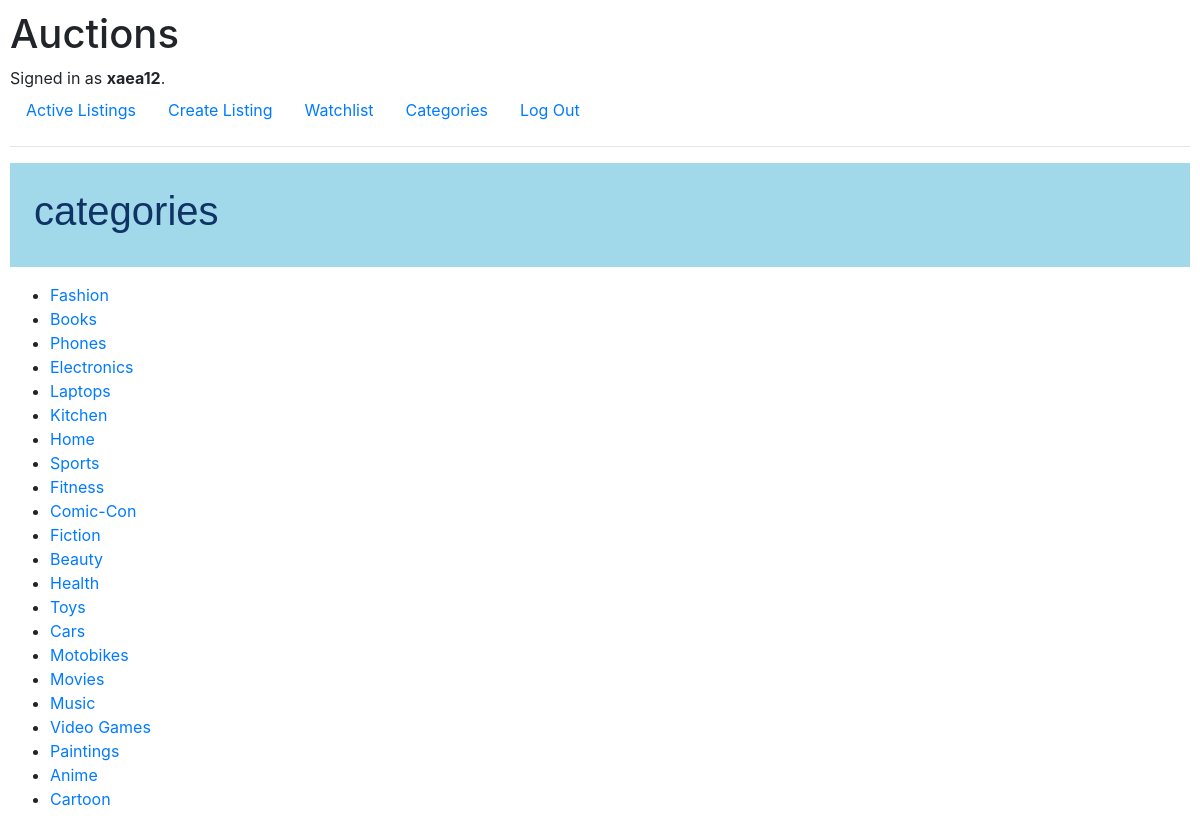
/auctions/categories (signed in), run on the app's committed database.
### auctions/models.py (models this page shows, shortened)
class User(AbstractUser):
    firstName = models.CharField(max_length=64, default="first name")
    lastName  = models.CharField(max_length=64, default="last name")

class Category(models.Model):
    name = models.CharField(max_length=64, unique=True)
    def __str__(self):
        return f"{self.name}"

### auctions/views.py (the view)
# urls.py: path("categories", views.categories_page, name="categories"),
def categories_page(request):
    global watchCounter
    categories = Category.objects.all()
    print(categories)
    params = {
    "watchCounter": watchCounter,
    "categories": categories
    }
    return render(request, "auctions/categories.html", params)

### auctions/templates/auctions/categories.html (shortened to what this page needs)
{% extends "auctions/layout.html" %}
{% block watchlist %}
<a class="nav-link" href="{% url 'watchlist' %}">Watchlist
</a>
{% endblock %}
{% block body %}
<div class="section-heading p-4 mb-3">
    <h1>categories</h1>
</div>
<ul>
    {% for category in categories %}
    <li><a href="{% url "categoryListings" category.name %}">{{category.name}}</a></li>
    {% empty %}
    <li><strong>No Categories</strong></li>
    {% endfor %}
</ul>
{% endblock %}

### auctions/templates/auctions/layout.html (shortened to what this page needs)
{% load static %}
<!DOCTYPE html>
<html lang="en">
    <head>
        <link rel="stylesheet"
            href="https://stackpath.bootstrapcdn.com/bootstrap/4.4.1/css/bootstrap.min.css"
>
        <link href="{% static 'auctions/styles.css' %}" rel="stylesheet">
    </head>
    <body>
        <h1>Auctions</h1>
        <div>
            {% if user.is_authenticated %}
            Signed in as <strong>{{ user.username }}</strong>.
            {% else %}
            Not signed in.
            {% endif %}
        </div>
        <ul class="nav">
            <li class="nav-item">
                <a class="nav-link" href="{% url 'index' %}">Active Listings</a>
            </li>
            {% if user.is_authenticated %}
            <li class="nav-item">
                <a class="nav-link" href="{% url 'create' request.user.username %}">Create
                    Listing</a>
            </li>
            <li>{% block watchlist %}
                {% endblock %}</li>
            <li class="nav-item">
                <a class="nav-link" href="{% url 'categories' %}">Categories</a>
            </li>
            <li class="nav-item">
                <a class="nav-link" href="{% url 'logout' %}">Log Out</a>
            </li>
            {% endif %}
        </ul>
        <hr>
        {% block body %}
        {% endblock %}
    </body>
</html>

### auctions/static/auctions/styles.css (style rules this page uses)
body { padding: 10px; }
.section-heading h1 { color : #0f3365; font-family: sans-serif; }
.section-heading { background-color: #a1d9eb; }

### data on the page
User: username "xaea12"
Category: name "Fashion"
Category: name "Books"
Category: name "Phones"
Category: name "Electronics"
Category: name "Laptops"
Category: name "Kitchen"
Category: name "Home"
Category: name "Sports"
Category: name "Fitness"
Category: name "Comic-Con"
Category: name "Fiction"
Category: name "Beauty"
Category: name "Health"
Category: name "Toys"
Category: name "Cars"
Category: name "Motobikes"
Category: name "Movies"
Category: name "Music"
Category: name "Video Games"
Category: name "Paintings"
Category: name "Anime"
Category: name "Cartoon"
